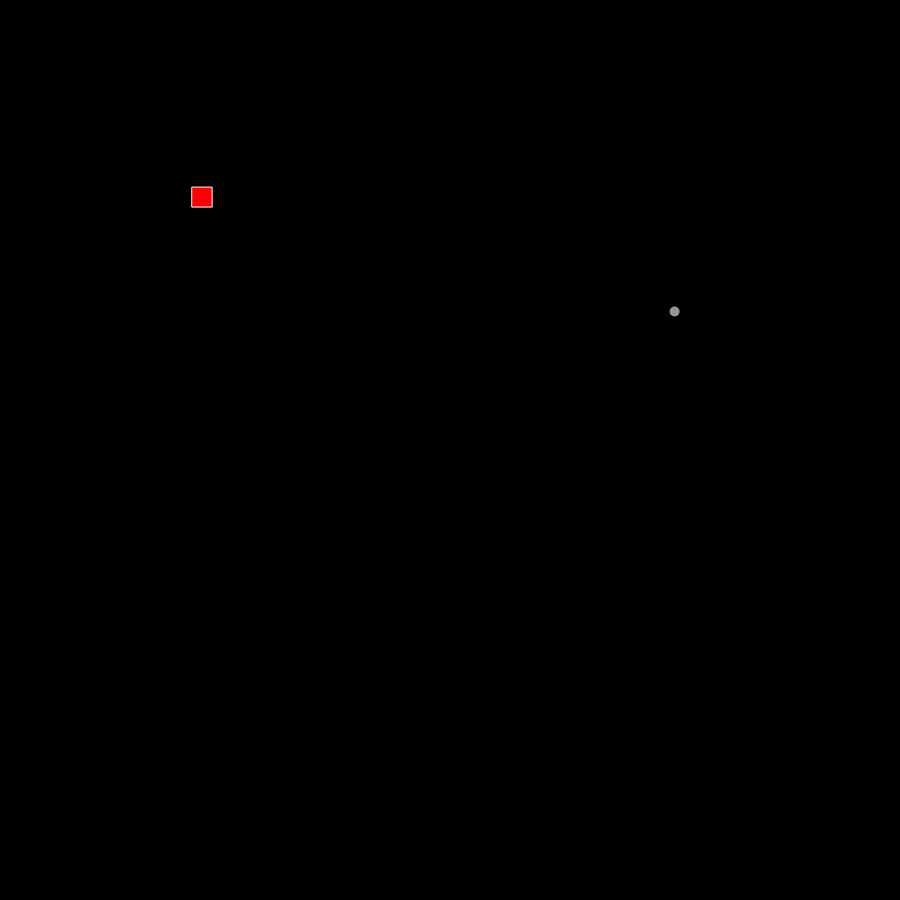
Frame 1 (no input)
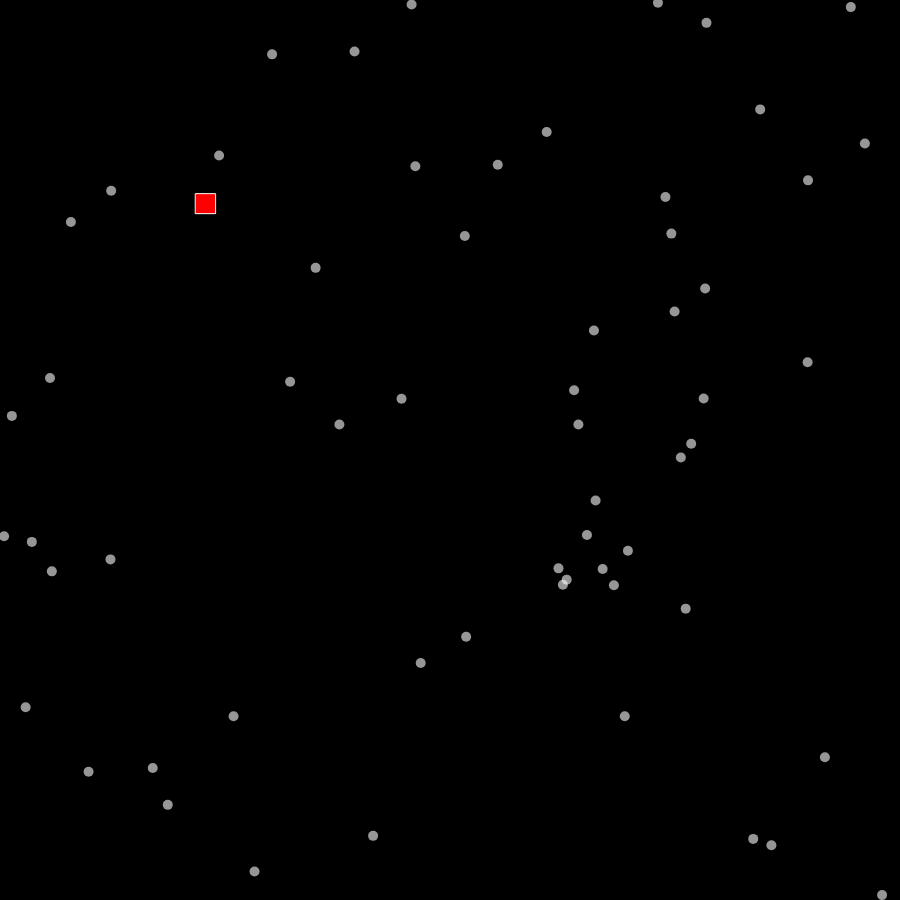
Frame 60 (no input)
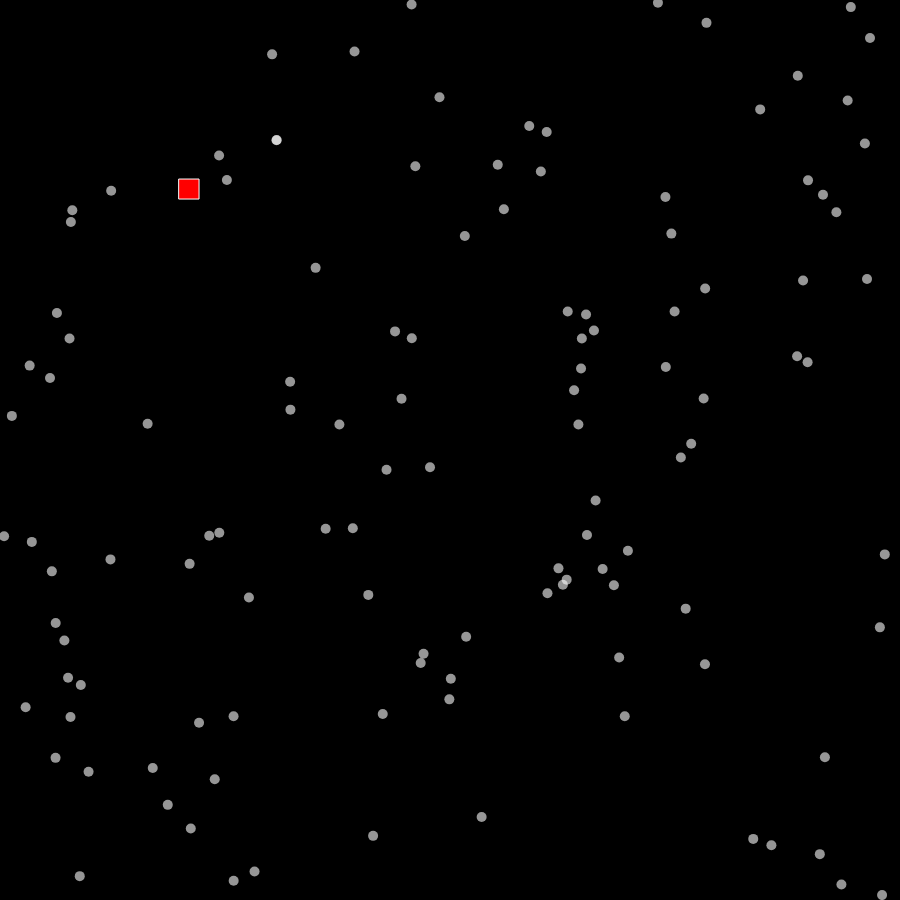
Frame 120 (the mouse pressed at the canvas centre since frame 60)

The p5.js sketch that drew these frames (run headless with seeded random() and noise() and a simulated clock; from frame 60 on, the mouse is pressed at the canvas centre):

// p5.js sketch
// ── sketch.js
let x = 200;
let y = 200;
let extraCanvas;

function setup() {
  createCanvas(900, 900);
  extraCanvas = createGraphics(900, 900);
  extraCanvas.clear();
  background(0);
}

function draw() {
  
  // No trails!
  background(0);
  x += random(-5, 5);
  y += random(-5, 5);
	
  // trails
  //if (mouseIsPressed) {
    extraCanvas.fill(255, 150);
    extraCanvas.noStroke();
    let starX = random(width);
    let starY = random(height);
    extraCanvas.ellipse(starX, starY, 10, 10);
    //extraCanvas.ellipse(mouseX, mouseY, 60, 60);
  //}
  
  image(extraCanvas, 0, 0);
  fill(255, 0, 0);
  stroke(255);
  rectMode(CENTER);
  rect(x, y, 20, 20);

  
}
